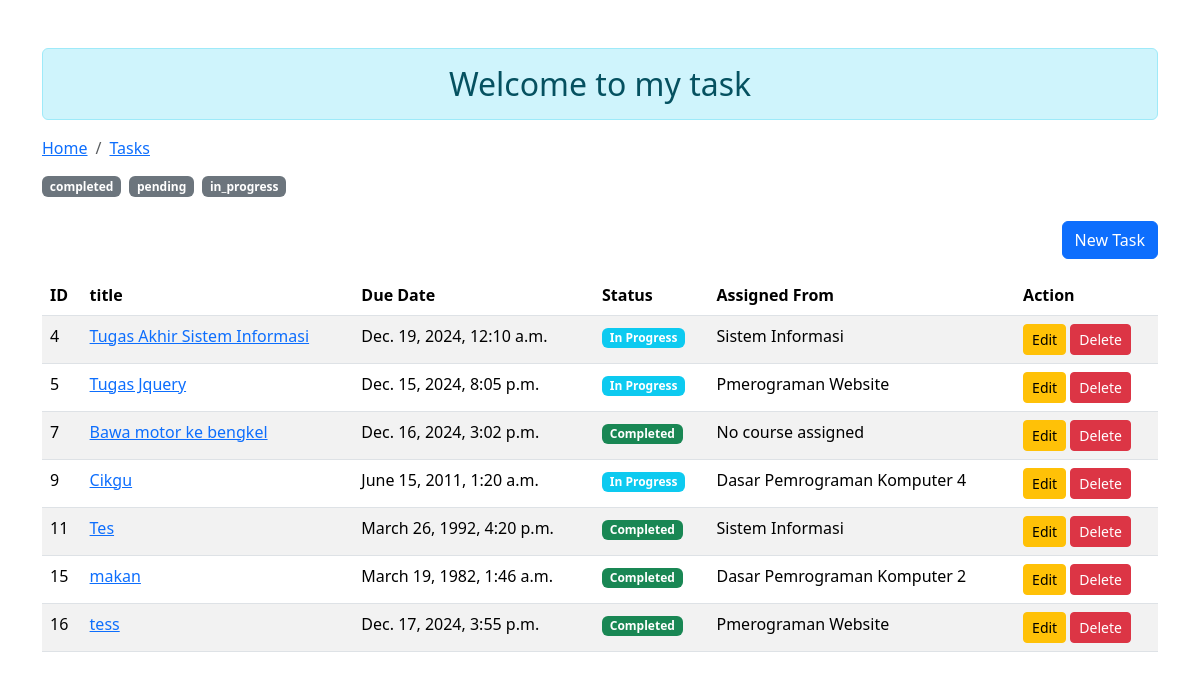
The page /tasks/ on the database as committed earlier.
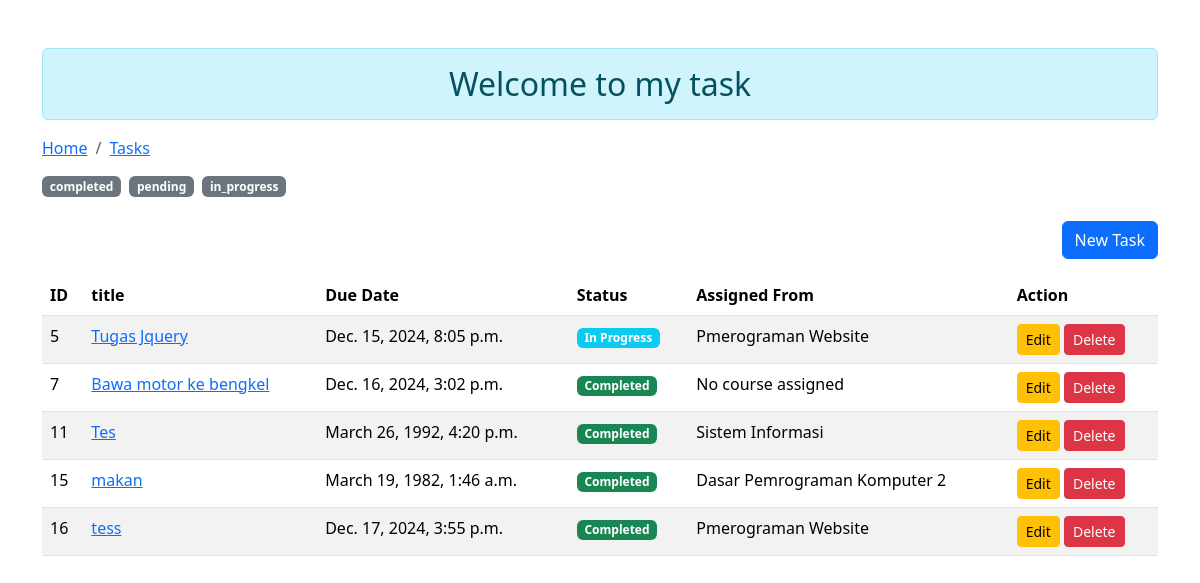
The same page on the database as committed later.
### tasks/models.py (models this page shows, shortened)
class Task(models.Model):
    STATUS_CHOICES = [
        ('pending', 'Pending'),
        ('in_progress', 'In Progress'),
        ('completed', 'Completed'),
    ]
    title = models.CharField(max_length=200)
    description = models.TextField(blank=True, null=True)
    link = models.URLField(blank=True, null=True)
    due_date = models.DateTimeField()
    status = models.CharField(
        max_length=20,
        choices=STATUS_CHOICES,
        default='pending'
    )
    course = models.ForeignKey(
        courses.Course,
        on_delete=models.CASCADE,
        null=True,
        blank=True,
        related_name="tasks"
    )

### courses/models.py (models this page shows, shortened)
class Course(models.Model):
    name = models.CharField(max_length=200, unique=True)
    semester = models.PositiveIntegerField()
    description = models.TextField(blank=True, null=True)
    slug = models.SlugField(blank=True,unique=True, default='', editable=False)
    sks = models.PositiveIntegerField(default=2)

### tasks/views.py (the view)
# urls.py: path("", views.TaskListView.as_view(), name="tasks_list"),
class TaskListView(ListView):
    model = models.Task
    template_name = 'tasks/index.html'
    context_object_name = 'Tasks'
    ordering =['due_date']
    def get_queryset(self):
        status =self.kwargs.get('status', None)
        if status:
            return models.Task.objects.filter(status=status)
        return models.Task.objects.all()
    def get_context_data(self, **kwargs):
        context = super().get_context_data(**kwargs)
        context['Title'] = 'My Tasks'
        context['Content'] = 'Welcome to my task'
        context['Status'] = ['completed','pending', 'in_progress']
        context['Selected_status'] =self.kwargs.get('status', None)
        return context

### tasks/templates/tasks/index.html (shortened to what this page needs)
{% load static %}
<!DOCTYPE html>
<html lang="en">
  <head>
    <link
      href="https://cdn.jsdelivr.net/npm/bootstrap@5.3.3/dist/css/bootstrap.min.css"
      rel="stylesheet"
    />
  </head>
  <body>
    <div class="container mt-5">
      <h2 class="text-center alert alert-info">{{Content}}</h2>
      <nav aria-label="breadcrumb">
        <ol class="breadcrumb">
          <li class="breadcrumb-item"><a href="/">Home</a></li>
          <li class="breadcrumb-item active" aria-current="page">
            <a href="{% url "tasks:tasks_list"%}">Tasks</a>
          </li>
        </ol>
      </nav>
      <div class="semester-filter mb-4">
        <div class="d-flex gap-2">
        {% for status in Status %}
            {% if selected_status == status %}
                <a href="{% url "tasks:tasks_by_status" status=status%}" class="badge bg-primary text-decoration-none">{{ status }}</a>
            {% else %}
                <a  href="{% url "tasks:tasks_by_status" status=status%}" class="badge bg-secondary text-decoration-none">{{ status }}</a>
            {% endif %}
        {% endfor %}
        </div>
      </div>
    <div class="d-flex justify-content-end">
        <a href="{% url "tasks:task_new"%}" class="btn btn-primary mb-3 mb-3">New Task</a>
    </div>
    <div class="row">
        <div class="table-responsive">
          <table class="table table-hover table-striped">
            <thead>
              <tr>
                <th>ID</th>
                <th>title</th>
                <th>Due Date</th>
                <th>Status</th>
                <th>Assigned From</th>
                <th>Action</th>
              </tr>
            </thead>
            <tbody id="tbody">
              {% for task in Tasks %}
              <tr>
                <td>{{task.id}}</td>
                <td>
                  <a href="{% url "tasks:tasks_detail" tasks_id=task.id%}">{{task.title}}</a>
                </td>
                <td>{{task.due_date}}</td>
                <td>
                    {% if task.status == 'completed' %}
                        <span class="badge bg-success">Completed</span>
                    {% elif task.status == 'pending' %}
                        <span class="badge bg-warning text-dark">Pending</span>
                    {% elif task.status == 'in_progress' %}
                        <span class="badge bg-info text-white">In Progress</span>
                    {% else %}
                        <span class="badge bg-secondary">Unknown</span>
                    {% endif %}
                </td>
                <td>{% if task.course %}
                    {{ task.course.name }}
                {% else %}
                    No course assigned
                {% endif %}</td>
                <td>
                  <a href="{% url 'tasks:task_edit' pk=task.id %}"
                  class="btn btn-warning btn-sm">Edit</a>
                  <button
                  type="button"
                  class="btn btn-danger btn-sm btn-del"
                  data-bs-toggle="modal"
                  data-bs-target="#deleteModal"
                  data-task-id="{{ task.id }}">
                  Delete
                </button>
              </td>
              </tr>
              {% endfor %}
            </tbody>
          </table>
        </div>
      </div>
    </div>
    <link href="https://cdnjs.cloudflare.com/ajax/libs/font-awesome/6.0.0/css/all.min.css" rel="stylesheet">
  </body>
</html>

Rows that differ between the two databases and show on the page:
removed Task: id "4", title "Tugas Akhir Sistem Informasi", due_date "Dec. 19, 2024, 12:10 a.m.", status "In Progress", course.name "Sistem Informasi"
removed Task: id "9", title "Cikgu", due_date "June 15, 2011, 1:20 a.m.", status "In Progress", course.name "Dasar Pemrograman Komputer 4"
